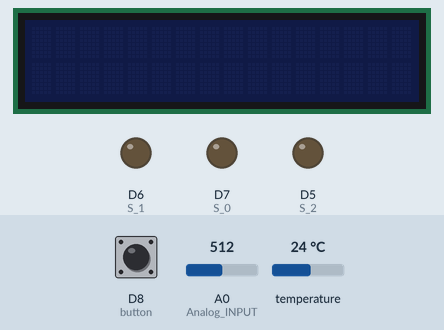
Bench run of a sketch on a simulated ESP8266 (NodeMCU). Parts: 16×2 character LCD, output pins drawn as LEDs (lit = HIGH). Inputs (shaded band) come from the test bench; at power-on: D8 (button) LOW, temperature 24 °C, A0 (Analog_INPUT) = 512. WiFi joins after 1.5 s; servers stay silent unless stated; uploads are accepted with an empty reply; what the sketch prints to the serial monitor is not drawn.

Above: at 1.2 s.
1.3 s: D8 (button) pulled HIGH for 0.15 s
At 2.1 s:
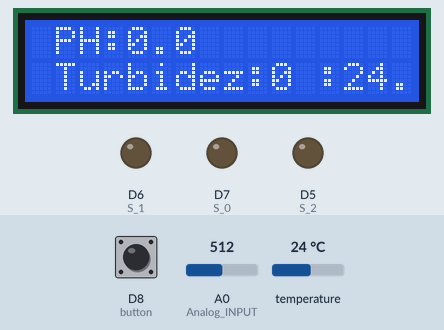
11.1 s: D8 (button) pulled HIGH for 3.2 s
At 21.8 s:
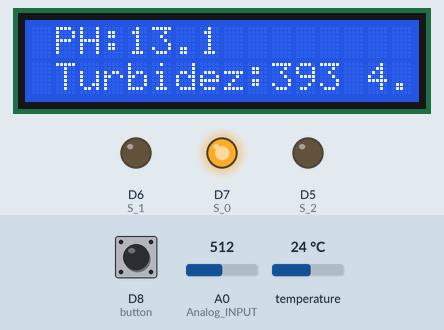
22.3 s: D8 (button) pulled HIGH for 1 s
24.8 s: temperature set to 10.7 °C
At 31.9 s:
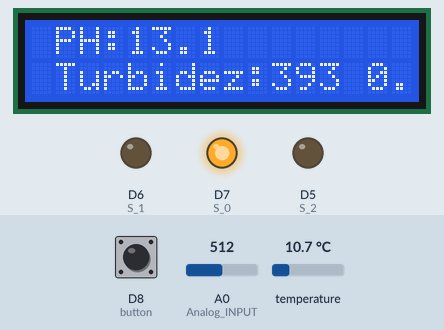
32.3 s: temperature set to 9.5 °C
39.7 s: D8 (button) pulled HIGH for 0.15 s
At 41.0 s:
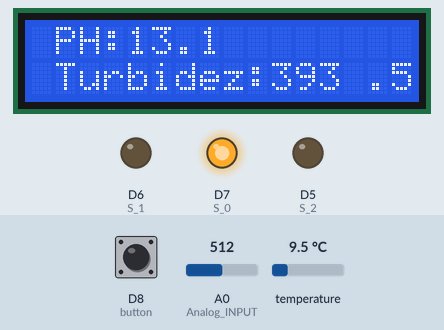
Timing chart, 0 to 42.7 s (numbered marks = the images above; inputs shaded):
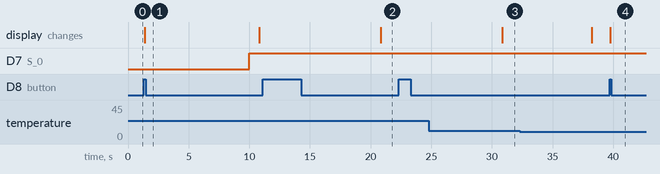

The sketch:

leitura_dos_sensores3.ino
```cpp
//Instituto Federal de Educação Ciência e Tecnologia do Amazonas (CMDI)
//Trabalho de TCC 2018
//Tatiane Pinto dos Santos
//=========================================================================================================================
//Configuração do Wi-Fi
#include <ESP8266WiFi.h>
#include <WiFiClient.h>
const char ssid[] = "TOPS BURGUER";
const char psw[] = "94118648sh";
const char http_site[] = "10.0.0.108";
const int http_port = 80;
WiFiClient client;
IPAddress server(10,0,0,108); //Endereço IP do servidor - http_site
String Mensagem;
//=========================================================================================================================
//Display I2C
#include <Wire.h>                                           // Biblioteca para comunicação I2C
#include <LiquidCrystal_I2C.h>                              // Bibliotca para uso do display I2C
LiquidCrystal_I2C lcd(0x27, 16, 2);                         // FUNÇÃO DO TIPO "LiquidCrystal_I2C"
const int button= D8;
unsigned long tempo=0;                                      // tempo inicial antes de acionar o botão
unsigned char ligarB = 0;
//=========================================================================================================================
//Sensor de temperatura
#include <OneWire.h>
#include <DallasTemperature.h>                              // Bibliotecas para uso do sensor de temperatura
#define ONE_WIRE_BUS 2                                      // pino D4 do NodMCU ESP-12
OneWire oneWire(ONE_WIRE_BUS);
DallasTemperature Temperatura(&oneWire);
//=========================================================================================================================
//Variáveis para a função de turbidez
double calc_NTU(double volt);
double NTU=0;
//==========================================================================================================================
// Sensor de pH
#define temp1 10 // Tempo das amostras para a média móvel
float phValue;
unsigned long int avgValue;                                  //Armazena o valor médio de tensão lido pelo sensor
//==========================================================================================================================
// Definição dos pinos do Multiplexador CD4051
#define S_0 D7
#define S_1 D6
#define S_2 D5
#define Analog_INPUT A0
//==========================================================================================================================
// Variáveis para controle do tempo de aquisição dos sensores
unsigned long tempo_aquisitar0 = 0;
unsigned long tempo_aquisitar1;
//==========================================================================================================================
void setup()
{

  lcd.init ();                                              // Inicia o LCD informando o tamanho  de 16 colunas e  2 linhas.
  Serial.begin(115200);                                     // Inicia a comunicação serial
  Temperatura.begin();                                      // Inicia a comunicação com o sensor de temperatura
  // Inicialização dos pinos digitais conectados ao multiplexador
  pinMode(S_0, OUTPUT);
  pinMode(S_1, OUTPUT);
  pinMode(S_2, OUTPUT);
  pinMode(button, INPUT);

  WiFi.begin(ssid, psw);
  if(WiFi.status() != WL_CONNECTED)
  {
    Serial.println("Wifi não encontrado!");
  }
  else{
    Serial.println("Wifi encontrado!");
  }
}

void loop()
{

  button_display();

  tempo_aquisitar1 = millis();
  if(tempo_aquisitar1 > tempo_aquisitar0 + 10000 )
  {
     tempo_aquisitar0 = tempo_aquisitar1;
        pH ();
        Turbidez();
        temperatura ();
        EscreveNoLCD();
        internet();
  }
}
//=======================================================================================================================
//Funções para execução do projeto
// Função sensor de Turbidez.

void Turbidez()
{
  //Seleciona a porta Y1 (Tubidez)
  digitalWrite (S_0, HIGH);
  digitalWrite (S_1, LOW);
  digitalWrite (S_2, LOW);
int sensorTurbidez [20];
float voltage = 0;
float ultimaleitura=0;
// for para reduzir a variação de tensão do sensor
for(int i=0; i<20; i++)
{
  sensorTurbidez [i]= (int) analogRead(Analog_INPUT);
  voltage += sensorTurbidez[i];
}
voltage=voltage/20;
NTU=-600.53*voltage*3.3/1023 + 1385.2;
  Serial.println("Turbidez: ");
  Serial.println(voltage,0);
  Serial.print("|");
  Serial.println(NTU,3);
  Serial.print(" ");
}

// Função para conversão de tensão para Turbidez em NTU.(Adaptado de WR Kits).
double calc_NTU(double volt)
{

  double NTU_val;
   NTU_val = -597.79*volt + 1383.5;
  // A calibração só garante valores até 1000 NTU, devido a isso, qualquer valor acima considera-se 1000NTU.
  if (NTU_val > 1000) NTU_val = 1000;
  return NTU_val;
}
//======================================================================================================================
  // Função sensor de Temperatura

  void temperatura ()
  {
  Temperatura.requestTemperatures();                     // Envia o comando para obter temperatura
  Serial.println("Temperatura: ");
  Serial.println(Temperatura.getTempCByIndex(0));      // (0)Define o endereço do  sensor
  }
//======================================================================================================================
// Função sensor de pH (Adaptado do manual DFROBOT)

  void pH()
  {
// Seleciona a porta Y0 (pH)
  digitalWrite (S_0, LOW);
  digitalWrite (S_1, LOW);
  digitalWrite (S_2, LOW);

static unsigned temp= millis ();

int buf[10];                                                  //vetor para armazenar valores analógicos do sensor
  if (millis ()- temp > temp1)
  {
       temp = millis();

      for(int i=0;i<10;i++)                                   //Obtem um valor de 10 amostras do sensor para suavizar a variação de leituras
      {
        buf[i]=analogRead(Analog_INPUT);

     }
  }
  for(int i=0;i<9;i++)                                        //Faz a comparação entre o menor e o maior valor dos 10 valores lidos.
  {
    for(int j=i+1;j<10;j++)
    {
      if(buf[i]>buf[j])
      {
        int t=buf[i];
        buf[i]=buf[j];
        buf[j]=t;
      }
    }
  }
  avgValue=0;
  for(int i=2;i<8;i++)
    avgValue+=buf[i];
  phValue=(float)avgValue*(3.3/1023)/6;                //converte o valor analógico para millivolt
  phValue= 12.97*phValue-8.3111;                       // relação entre o valor de tensão e pH

  Serial.print("pH:");
  Serial.print(phValue);
  Serial.println(" ");

  }
//====================================================================================================================
//Função para econômia de energia do Display
  void button_display()
{
//debouncer.update();                                    // Executa o algorítimo de tratamento;
//int arm_modo= debouncer.read();                        // recebe o valor tratado do botão;
 int arm_modo = digitalRead(button);
        if (arm_modo== HIGH)                             // Botão Pressionado;
        {
            tempo= millis ();
            lcd.display();
            lcd.setBacklight(HIGH);
            ligarB = 1;
            EscreveNoLCD();
       }

       if (millis()> tempo + 15000)                        //verifica se já passou 15 segundos
       {
           lcd.noDisplay();                                // Apaga o que está escrito no display
           lcd.setBacklight(LOW);                          // desliga o Backlight do LCD
           ligarB = 0;
       }
}
//===========================================================================================================================
//Função para mostrar os valores dos sensores no display

void EscreveNoLCD()
{
          if(ligarB==1)
          {

          //escreve o valor de pH no display

          lcd.setCursor(1,0);
          lcd.print("PH:");
          lcd.print (phValue,1);
          lcd.print ("            ");
          // Escreve o valor da temperatura no Display

          lcd.setCursor (1,2);
          lcd.print("Temperatura:");
          lcd.print(Temperatura.getTempCByIndex(0));
          lcd.write(B11011111); //Simbolo de graus celsius
          lcd.print("C");

          // Escreve o valor da turbidez no Display

          lcd.setCursor (1,4);
          lcd.print("Turbidez:");
          lcd.print(NTU,0);
          lcd.print(" ");

        }
}
//===================================================================================================================================
//Verifica se Nodmcu tem conexão com a internet e envia dados ao site
void internet()
{

  if (WiFi.status() == WL_CONNECTED)
  {
        Serial.println("Conectado ao wifi!");
        //Manda os dados ao BD via GET
        if ( !client.connect(server, 80) ) {
          Serial.println("Falha na conexao com o site ");
          return ;
        }
        client.println("GET /Sensores.php?temp="+String(Temperatura.getTempCByIndex(0))+"&ph="+String(phValue)+"&Turb="+String(NTU)+" HTTP/1.1\r\nHost:"+http_site+"\r\n\r\n");
           alerta();    //Caso necessário envia mensagem de alerta
           while(client.available()){
            String line = client.readStringUntil('\r');
            Serial.print(line);
           }
         client.println ();
  }
  else{
    Serial.println("Não conectado ao wifi, tentando novamente");
    WiFi.begin(ssid, psw);
    if(WiFi.status() != WL_CONNECTED)
    {
      Serial.println("Wifi não encontrado!");
    }
    else{
      Serial.println("Wifi encontrado!");
    }
  }
}

//======================================================================================================================================
//Manda mensagem de alerta para o WhatsApp

void alerta()
{
        if(phValue > 9.5)
        {
          Mensagem = " Valor%20de%20pH%20acima%20do%20padrão"+String(phValue);
          client.println("GET /mandar_whatsapp.php?mensagem="+String(Mensagem)+" HTTP/1.1\r\nHost:"+http_site+"\r\n\r\n");
        }
        else if(phValue < 6)
        {
          Mensagem =" Valor%20de%20pH%20abaixo%20do%20padrão.pH="+String(phValue);
          client.println("GET /mandar_whatsapp.php?mensagem="+String(Mensagem)+" HTTP/1.1\r\nHost:"+http_site+"\r\n\r\n");
        }
        if(NTU > 80)
        {
          Mensagem = "valor%20de%20turbidez%20acima%20do%20padrão.%20Turbidez="+String(NTU);
          client.println("GET /mandar_whatsapp.php?mensagem="+Mensagem+" HTTP/1.1\r\nHost:"+http_site+"\r\n\r\n");
        }
        if(Temperatura.getTempCByIndex(0)> 40)
        {
          Mensagem ="Temperatura%20está%20muito%20alta.%20Temperatura="+String(Temperatura.getTempCByIndex(0));
          client.println("GET /mandar_whatsapp.php?mensagem="+String(Mensagem)+" HTTP/1.1\r\nHost:"+http_site+"\r\n\r\n");
        }
}
```

Measured:
- after the input at 1.3 s, the display: changes after 0.06 s (image 1)
- after the input at 11.1 s, the display: changes after 9.7 s (image 2)
- after the input at 22.3 s, every drawn part: stays the same
- after the input at 24.8 s, the display: changes after 6.0 s (image 3)
- after the input at 39.7 s, the display: changes after 0.06 s (image 4)
